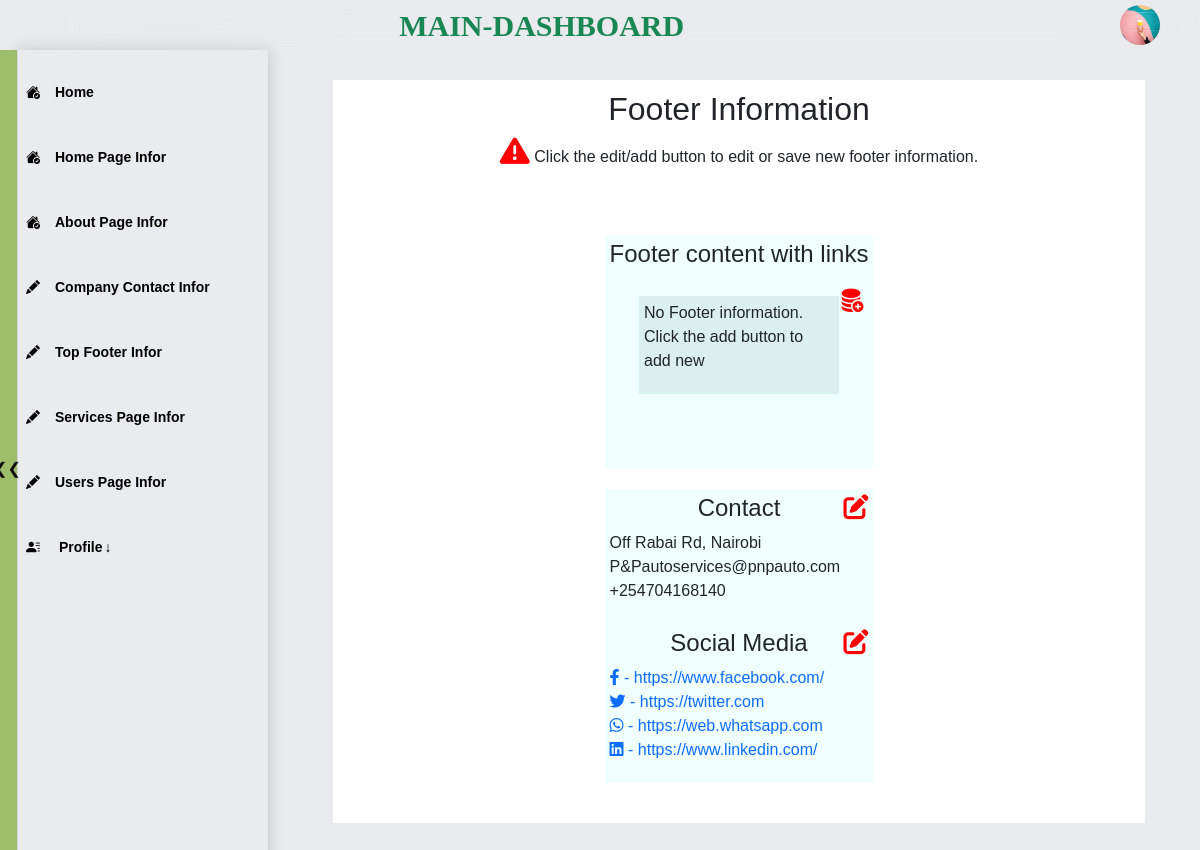
The page /top-footer-view/ (signed in) on the database its author committed.
### users/models.py (models this page shows, shortened)
class Profile(models.Model):
    is_staff = models.BooleanField(default=False)
    user = models.OneToOneField(User, on_delete=models.CASCADE) # Delete profile when user is deleted
    phone_number = PhoneNumberField(null=True, blank=True)
    country= CountryField(blank=True)
    title = models.CharField(default='This is the default, title change it in profile.', max_length=200, null=True)
    desc_text='Hey, there is a default text description about you that you can change it by clicking "Edit" or going'
    desc = models.TextField(default=desc_text, max_length=200, null=True)
    image = models.ImageField(default='default.jpg', upload_to='profile_pics')
    github = models.URLField(default='https://www.github.com/', max_length=1000, null=True, blank=True)
    facebook = models.URLField(default='https://www.facebook.com/', max_length=1000, null=True, blank=True)
    googleplus = models.URLField(default='https://www.google.com/', max_length=1000, null=True, blank=True)
    instagram = models.URLField(default='https://www.instagram.com/', max_length=1000, null=True, blank=True)

### main/models/models.py (models this page shows, shortened)
class ContactSidebarCompanyInfo(models.Model):
    name = models.CharField(max_length=100, null=False)
    phone_number = PhoneNumberField()
    email = models.EmailField(null=False)
    address = models.CharField(max_length=200, null=False)
    whatsapp = models.URLField(default="https://wa.me/enternumber")

### main/models/information_footer_M.py (models this page shows, shortened)
class SocialMediaLink(models.Model):
    facebook_link = models.URLField(default='https://www.facebook.com/', null=True, blank=True)
    whatsapp_link = models.URLField(default='https://web.whatsapp.com', null=True, blank=True)
    linkedIn_link = models.URLField(default='https://www.linkedin.com/', null=True, blank=True)
    twitter_link = models.URLField(default='https://twitter.com', null=True, blank=True)

### main/admin_views/content_views/top_footer_view_V.py (the view)
# urls.py: path('top-footer-view/', top_footer_view, name='top_footer_view'),
def top_footer_view(request):
    top_footer_headings = TopFooterHeading.objects.all()
    top_footer_contents = TopFooterContent.objects.all()
    social_media_links = SocialMediaLink.objects.first()  # Assuming there's only one instance
    company_info = ContactSidebarCompanyInfo.objects.first()
    context = {
        'top_footer_headings': top_footer_headings,
        'top_footer_contents': top_footer_contents,
        'social_media_links': social_media_links,
        'company_info': company_info,
    }
    return render(request,
        'maindashboard/information_footer/top_footer_view.html',
        context)

### templates/maindashboard/information_footer/top_footer_view.html (shortened to what this page needs)
{% extends 'maindashboard/dashboard_base.html' %}
{% load static %}
{% block css %}
<link rel="stylesheet" href="{% static 'css/blogdashboard/author/write_new_article.css' %}">
{% endblock css %}
{% block content %}
<section class="item2 section write-A-page">
    <div class="write-a-c bg--white">
        <div id="w-a-heading">
            <h2> Footer Information</h2>
            <h6 class="warning">
                <i class="fa-solid fa-triangle-exclamation"></i>
                Click the edit/add button to edit or save new footer information.
            </h6>
        </div>
        <div class="content-body">
            <footer class="top--footer">
                <div class="f-company">
                    <h4 class="in-heading">Footer content with links</h4>
                    <div class=" content-links edit-icon-h">
                        {% if top_footer_headings %}
                        {% for heading in top_footer_headings %}
                        <div class="edit-icon-h">
                            <h4>{{ heading.heading }}</h4>
                            <hr style="margin: 0.1rem 0; border-top: 1px dashed black; background: none;">
                            <ul>
                                {% for content_item in heading.content_items.all %}
                                <li>
                                    <a href="{{ content_item.url }}">{{ content_item.content }}</a>
                                </li>
                                {% endfor %}
                            </ul>
                            <div class="edit-icon">
                                <a href="{% url 'create_top_footer_content' pk=heading.id %}">
                                    <i class="fa-solid fa-pen-to-square"></i>
                                </a>
                            </div>
                        </div>
                        {% endfor %}
                        {% else %}
                        <div class="edit-icon-h">
                            <p>No Footer information. Click the add button to add new</p>
                        </div>
                        {% endif %}
                        <div class="edit-icon">
                            <a href="{% url 'create_top_footer_content' %}">
                            <i class="bi bi-database-fill-add"></i>
                            </a>
                        </div>
                    </div>
                </div>
                <div class="f-contact">
                    <div id="f-contact" class="edit-icon-h">
                        <h4 class="in-heading">Contact</h4>
                        {% if company_info %}
                        <ul>
                            <li>
                                {{company_info.address}}
                            </li>
                            <li>
                                {{company_info.email}}
                            </li>
                            <li>{{company_info.phone_number}}</li>
                        </ul>
                        {% endif %}
                        <div class="edit-icon">
                            <a href="{% url 'edit_company_contact_info'%}">
                                <i class="fa-solid fa-pen-to-square"></i>
                            </a>
                        </div>
                    </div>
                    <div id="f-socialmedia" class="edit-icon-h">
                        <h4 class="in-heading">Social Media</h4>
                        {% if social_media_links %}
                        <ul>
                            <li>
                                <a href="{{ social_media_links.facebook_link }}">
                                    <i class="fa-brands fa-facebook-f"></i>
                                    - {{ social_media_links.facebook_link }}
                                </a>
                            </li>
                            <li>
                                <a href="{{ social_media_links.twitter_link }}">
                                    <i class="fa-brands fa-twitter"></i>
                                    - {{ social_media_links.twitter_link }}
                                </a>
                            </li>
                            <li>
                                <a href="{{ social_media_links.whatsapp_link }}">
                                    <i class="fa-brands fa-whatsapp"></i>
                                    - {{ social_media_links.whatsapp_link }}
                                </a>
                            </li>
                            <li>
                                <a href="{{ social_media_links.linkedIn_link }}">
                                    <i class="fa-brands fa-linkedin"></i>
                                    - {{ social_media_links.linkedIn_link }}
                                </a>
                            </li>
                        </ul>
                        {% endif %}
                        <div class="edit-icon">
                            <a href="{% url 'create_social_media_links' %}">
                                <i class="fa-solid fa-pen-to-square"></i>
                            </a>
                        </div>
                    </div>
                </div>
            </footer>
        </div>
    </div>
</section>
{% endblock content%}

### templates/maindashboard/dashboard_base.html (shortened to what this page needs)
{% load static %}
<!doctype html>
<html>
<head>
    <link rel="stylesheet" type="text/css"href="https://cdnjs.cloudflare.com/ajax/libs/font-awesome/6.2.0/css/all.min.css">
    <link href="https://cdn.jsdelivr.net/npm/bootstrap@5.3.1/dist/css/bootstrap.min.css" rel="stylesheet">
    <link rel="stylesheet" href="https://cdn.jsdelivr.net/npm/bootstrap-icons@1.10.5/font/bootstrap-icons.css">
    <link rel="stylesheet" href="{% static 'css/blogdashboard/style.css' %}">
    <link rel="stylesheet" href="{% static 'css/blogdashboard/dashboard_nav.css' %}">
    <link rel="stylesheet" href="{% static 'css/blogdashboard/dashboard_sidebar.css' %}">
    <link rel="stylesheet" href="{% static 'css/blogdashboard/dashboard_sidebar.css' %}">
    <link rel="stylesheet" href="{% static 'css/dashboard_all_pages.css' %}">
    {% block css%} {% endblock css%}
</head>
<body class="preload">
    <header class="header">
        <div id="logo">
            <div class="logo">
                main-dashboard
            </div>
        </div>
        <div class="user nav-item dropdown">
            {% if user.is_authenticated %}
              <a class="dropdown-toggle" style="background:none; "id="dropdownMenuButton1" data-bs-toggle="dropdown" aria-expanded="false">
                    <img src="{{user.profile.image.url}}" width="40" height="40" class="rounded-circle" alt="Avatar">
              </a>
            {% else %}
                <a href="{% url 'login' %}">
                    <span>Login</span>  </a>
            {%endif %}
        </div>
    </header>
    <main class="body-container containerl-xxl">
        <div class="item" id="side-bar">
            <div class="side__links">
                <a href="{% url 'main_dashboard_home' %}" class="side__link side__link--active">
                    <i class="bi bi-house-check-fill"></i>
                    Home
                </a>
                <a href="{% url 'home_page_view' %}" class="side__link side__link--active">
                    <i class="bi bi-house-check-fill"></i>
                    Home Page Infor
                </a>
                <a href="{% url 'about_page_view' %}" class="side__link side__link--active">
                    <i class="bi bi-house-check-fill"></i>
                    About Page Infor
                </a>
                <a href="{% url 'companycontact_info_view' %}" class="side__link ">
                    <i class="bi bi-pencil-fill"></i>
                    Company Contact Infor
                </a>
                <a href="{% url 'top_footer_view' %}" class="side__link ">
                    <i class="bi bi-pencil-fill"></i>
                    Top Footer Infor
                </a>
                <a href="{% url 'view_service_categories' %}" class="side__link ">
                    <i class="bi bi-pencil-fill"></i>
                    Services Page Infor
                </a>
                <a href="{% url 'user_list' %}" class="side__link ">
                    <i class="bi bi-pencil-fill"></i>
                    Users Page Infor
                </a>
                <div class="side__link dropdown">
                    <span class="dropdown-btn" aria-expanded="false">
                        <i class="bi bi-person-lines-fill"></i>
                        Profile<span style="padding-left: 2px;">&darr;</span>
                    </span>
                </div>
            </div>
        </div>
        <div class="item" id="main">
            <div>
                {% block content %}
                {% endblock content %}
            </div>
        </div>
    </main>
    <button id="hide-button" ><div class="indicator"></div></button>
</body>
</html>

### static/css/blogdashboard/style.css (style rules this page uses)
body { margin: 0; background-color: #e9ebee; --header-height: 50px; margin: var(--header-height) 0 0 0; font-family: sans-serif; cursor: default; }
.preload * { transition: none !important; }
ol, ul { list-style: none; padding: 0; }
a { text-decoration: none; }
.body-container { display: grid; }
.bg--white { background-color: white; }
@media (min-width:888px) { #hide-button { display: flex; position: fixed; top: 50px; width: 17px; height: 95%; border: none; padding-left: 4px; border-image: initial; background-color: rgb(157 189 105); color: rgb(12 10 10); font-size: 16px; cursor: pointer; z-index: 1; align-items: center; justify-content: center; } }
@media (min-width:888px) { .body-container { grid-template-columns: 250px auto; grid-template-areas: 'sidebar main'; grid-gap: 10px; margin-left: 18px; } }
@media (min-width:888px) { #side-bar { grid-area: sidebar; position: fixed; height: 100%; width: 250px; } }
@media (min-width:888px) { #main { grid-area: main; } }

### static/css/blogdashboard/dashboard_nav.css (style rules this page uses)
.header { position: fixed; z-index: 200; top: 0; left: 0; width: 100%; height: var(--header-height); display: grid; backdrop-filter: blur(60px); -webkit-backdrop-filter: blur(3px); }
#logo { display: flex; align-items: center; justify-content: center; grid-column: 6; font-family: emoji; font-weight: 700; color: #198754; text-transform: uppercase; }
.logo { font-size: 30px !important; }
.user { display: flex; align-items: center; grid-column: 9; }
@media (min-width: 888px) { .header { display: grid; align-items: center; justify-content: space-around; } }
@media (min-width: 888px) { .user { grid-column: 12; display: inline-flex; justify-content: right; margin-right: 4px; } }

### static/css/blogdashboard/dashboard_sidebar.css (style rules this page uses)
a { text-decoration: none; }
#main { padding: 10px 5px; }
.side__links { box-shadow: 0 0 15px rgba(0, 0, 0, 0.2); height: inherit; width: 100%; padding-top: 20px; transition: transform 0.3s; }
.side__link { display: flex; color: rgb(0,0,0); font-weight: bold; font-size: 14px; text-decoration: none; cursor: pointer; padding: 12px 3px; margin: 0 5px 20px 5px; transition: transform 0.3s; flex-wrap: wrap; }
.side__link>i, .side__link span .bi { margin-right: 15px; }
#side-bar .dropdown-btn { display: block; width: 100%; }
#side-bar .dropdown { position: relative; }
@media (min-width:891px) { .side__link.dropdown { width: auto; } }

### static/css/dashboard_all_pages.css (style rules this page uses)
.write-a-c { display: flex; flex-direction: column; align-items: center; }
.warning .fa-triangle-exclamation { font-size: 30px; color: red; }
#w-a-heading, .content-body { padding: 20px; }
#w-a-heading { margin: 0 !important; }
#w-a-heading h2, #w-a-heading h6 { text-align: center; }
.edit-icon-h { position: relative; }
.edit-icon { position: absolute; top: 5px; right: 5px; font-size: 25px; font-weight: 800; }
.edit-icon a { color: red !important; display: flex !important; align-items: center; justify-content: center; }

### static/css/blogdashboard/author/write_new_article.css (style rules this page uses)
#w-a-heading { margin: 0 0 50px 10px; padding-top: 10px; }
.dropdown-toggle::after { display: none !important; }
@media only screen and (min-width: 768px) { .write-a-c { margin: 20px 50px 50px 50px; } }

### templates/maindashboard/information_footer/top_footer_view.html (style rules this page uses)
.content-links { display: grid; grid-template-columns: repeat(auto-fit, 200px); gap: 30px; justify-content: center; padding-bottom: 70px; grid-auto-flow: dense; padding-top: 20px; position: relative; z-index: 2; }
.in-heading { text-align: center; }
.content-links .edit-icon-h { padding: 5px; background-color: #dcefef; }
.content-links a { color: black; }
.content-links .edit-icon a { color: red; }
.f-company, .f-contact { margin: 20px 0; }
.f-company, #f-contact, #f-socialmedia { background-color: azure; padding: 5px; }
.fa-triangle-exclamation { color: red; }

### rows shown on the page
ContactSidebarCompanyInfo: address "Off Rabai Rd, Nairobi", email "P&Pautoservices@pnpauto.com", phone_number "+254704168140"
SocialMediaLink: facebook_link "https://www.facebook.com/", twitter_link "https://twitter.com", whatsapp_link "https://web.whatsapp.com", linkedIn_link "https://www.linkedin.com/"
